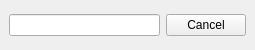
<ui version="4.0" >
 <class>GrepShortcutKeyDialog</class>
 <widget class="QWidget" name="GrepShortcutKeyDialog" >
  <property name="windowModality" >
   <enum>Qt::ApplicationModal</enum>
  </property>
  <property name="geometry" >
   <rect>
    <x>0</x>
    <y>0</y>
    <width>255</width>
    <height>50</height>
   </rect>
  </property>
  <property name="sizePolicy" >
   <sizepolicy>
    <hsizetype>0</hsizetype>
    <vsizetype>0</vsizetype>
    <horstretch>0</horstretch>
    <verstretch>0</verstretch>
   </sizepolicy>
  </property>
  <property name="contextMenuPolicy" >
   <enum>Qt::NoContextMenu</enum>
  </property>
  <layout class="QHBoxLayout" >
   <property name="margin" >
    <number>9</number>
   </property>
   <property name="spacing" >
    <number>6</number>
   </property>
   <item>
    <widget class="QLineEdit" name="shortcutPreview" >
     <property name="focusPolicy" >
      <enum>Qt::NoFocus</enum>
     </property>
     <property name="alignment" >
      <set>Qt::AlignHCenter</set>
     </property>
     <property name="readOnly" >
      <bool>true</bool>
     </property>
    </widget>
   </item>
   <item>
    <widget class="QPushButton" name="pushButton" >
     <property name="focusPolicy" >
      <enum>Qt::NoFocus</enum>
     </property>
     <property name="text" >
      <string>Cancel</string>
     </property>
    </widget>
   </item>
  </layout>
 </widget>
 <resources/>
 <connections>
  <connection>
   <sender>pushButton</sender>
   <signal>clicked()</signal>
   <receiver>GrepShortcutKeyDialog</receiver>
   <slot>close()</slot>
   <hints>
    <hint type="sourcelabel" >
     <x>207</x>
     <y>83</y>
    </hint>
    <hint type="destinationlabel" >
     <x>100</x>
     <y>23</y>
    </hint>
   </hints>
  </connection>
 </connections>
</ui>
